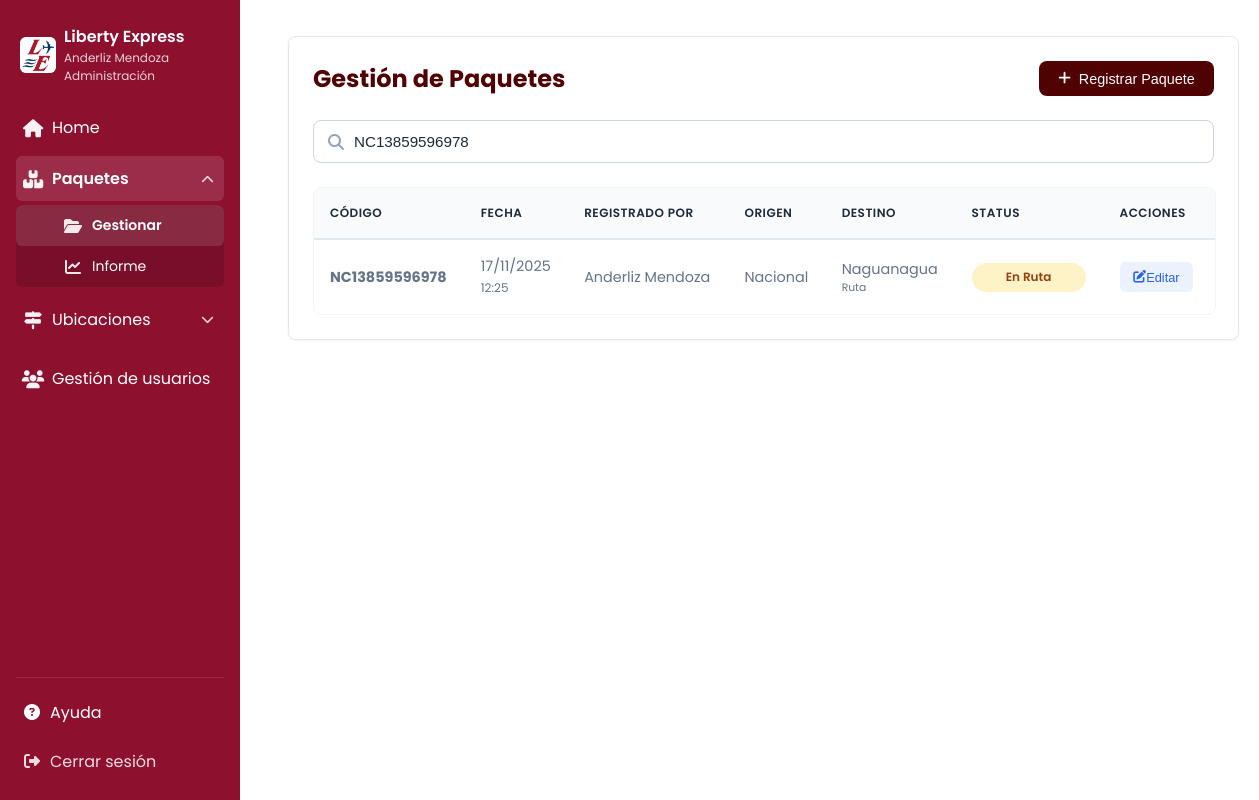
Screenshot of /paquetes/gestion.php?buscar=NC13859596978 (signed in) with the database file from the repository.
### tables this page shows
CREATE TABLE `paquete` (
  `Codigo` varchar(50) NOT NULL,
  `Origen_id` int(11) NOT NULL,
  `Fecha_Registro` timestamp NULL DEFAULT current_timestamp(),
  `Tipo_Destino_ID` varchar(50) NOT NULL,
  `Destino_id` int(11) NOT NULL,
  `Usuario_id` int(11) NOT NULL,
  `Status` varchar(20) DEFAULT 'Registrado',
  `Estado` int(1) NOT NULL DEFAULT 1
);

CREATE TABLE `usuario` (
  `id` int(11) NOT NULL,
  `nombre` varchar(30) NOT NULL,
  `apellido` varchar(30) NOT NULL,
  `turno` int(11) NOT NULL,
  `correo` varchar(255) NOT NULL,
  `contraseña` varchar(100) NOT NULL,
  `estado` int(11) NOT NULL,
  `rol_id` int(11) NOT NULL,
  `requiere_cambio` int(1) NOT NULL DEFAULT 1,
  `token_password` varchar(100) DEFAULT NULL,
  `token_expiracion` datetime DEFAULT NULL
);

CREATE TABLE `origen` (
  `Origen_id` int(11) NOT NULL,
  `Nombre` varchar(100) NOT NULL
);

CREATE TABLE `destino` (
  `Destino_id` int(11) NOT NULL,
  `Nombre` varchar(100) NOT NULL,
  `Modalidad` varchar(50) DEFAULT NULL,
  `Estado` varchar(50) DEFAULT NULL
);

### paquetes/gestion.php (the view, shortened to what this page needs)
<?php
include($_SERVER['DOCUMENT_ROOT'] . '/liberty/app/db/connect.php');
$buscar = $_GET['buscar'] ?? '';
$es_ajax = isset($_GET['ajax_mode']);
$sql = "
    SELECT
        p.Codigo,
        p.Fecha_Registro,
        p.Status,
        p.Estado,
        p.Tipo_Destino_ID,
        p.Origen_id,
        p.Destino_id,
        o.Nombre AS OrigenNombre,
        d.Nombre AS DestinoNombre,
        d.Modalidad AS DestinoModalidad,
        u.nombre AS UserNombre,
        u.apellido AS UserApellido
    FROM
        Paquete p
    JOIN
        Origen o ON p.Origen_id = o.Origen_id
    JOIN
        Destino d ON p.Destino_id = d.Destino_id
    JOIN
        usuario u ON p.Usuario_id = u.id
";
$params = [];
if (!empty($buscar)) {
    $sql .= "
    WHERE
        (p.Codigo LIKE ? OR
        o.Nombre LIKE ? OR
        d.Nombre LIKE ? OR
        p.Status LIKE ? OR
        u.nombre LIKE ? OR
        u.apellido LIKE ?)
    ";
    $like_term = '%' . $buscar . '%';
    $params = [$like_term, $like_term, $like_term, $like_term, $like_term, $like_term];
}
$sql .= " ORDER BY p.Fecha_Registro DESC";
try {
    $stmt = $conn->prepare($sql);
    $stmt->execute($params);
    $paquetes = $stmt->fetchAll(PDO::FETCH_OBJ);
} catch (PDOException $e) {
    if ($es_ajax) die("Error");
    die("Error al consultar datos: " . $e->getMessage());
}
?>
<!DOCTYPE html>
<html lang="es">
<head>
    <link rel="stylesheet" href="/liberty/app/assets/css/tables.css">
    <link rel="stylesheet" href="/liberty/app/assets/css/forms.css">
    <link rel="stylesheet" href="/liberty/app/assets/css/modal.css">
    <link rel="stylesheet" href="https://cdnjs.cloudflare.com/ajax/libs/font-awesome/6.4.0/css/all.min.css">
</head>
<body>
    <div class="app-wrap">
        <?php include($_SERVER['DOCUMENT_ROOT'] . '/liberty/app/includes/menu.php'); ?>
        <main class="main-content">
            <div class="table-container">
                <div class="table-header">
                    <h1>Gestión de Paquetes</h1>
                    <button id="btn-open-crear" class="btn-primary">
                        <i class="fas fa-plus"></i> Registrar Paquete
                    </button>
                </div>
                <div style="margin-bottom: 1.5rem; position: relative;">
                    <i class="fas fa-search" style="position: absolute; left: 15px; top: 50%; transform: translateY(-50%); color: #94a3b8;"></i>
                    <input type="text" id="input-busqueda-realtime" class="form-control"
                           style="padding-left: 40px;"
                           placeholder="Buscar por código, usuario, origen..."
                           value="<?php echo htmlspecialchars($buscar); ?>" autocomplete="off">
                </div>
                <div class="table-responsive">
                    <table class="data-table">
                        <thead>
                            <tr>
                                <th>Código</th>
                                <th>Fecha</th>
                                <th>Registrado Por</th> <th>Origen</th>
                                <th>Destino</th>
                                <th>Status</th>
                                <th>Acciones</th>
                            </tr>
                        </thead>
                        <tbody id="tabla-resultados">
                            <?php if (empty($paquetes)): ?>
                                <tr><td colspan="7" style="text-align:center; padding: 20px;">No hay paquetes registrados.</td></tr>
                            <?php else: ?>
                                <?php foreach ($paquetes as $paquete): ?>
                                    <?php
                                        $filaStyle = ($paquete->Estado == 0) ? 'opacity: 0.6; background-color: #f1f5f9;' : '';
                                        $status_limpio = strtolower(str_replace([' ', 'ó'], ['', 'o'], $paquete->Status));
                                    ?>
                                    <tr class="filterable-row" style="<?php echo $filaStyle; ?>">
                                        <td>
                                            <strong><?php echo htmlspecialchars($paquete->Codigo); ?></strong>
                                        </td>
                                        <td>
                                            <?php echo date('d/m/Y', strtotime($paquete->Fecha_Registro)); ?><br>
                                            <small><?php echo date('H:i', strtotime($paquete->Fecha_Registro)); ?></small>
                                        </td>
                                        <td><?php echo htmlspecialchars($paquete->UserNombre . ' ' . $paquete->UserApellido); ?></td>
                                        <td><?php echo htmlspecialchars($paquete->OrigenNombre); ?></td>
                                        <td>
                                            <?php echo htmlspecialchars($paquete->DestinoNombre); ?>
                                            <div style="font-size: 0.75em; color: #64748b;">
                                                <?php echo htmlspecialchars($paquete->DestinoModalidad); ?>
                                            </div>
                                        </td>
                                        <td>
                                            <span class="status-badge status-<?php echo $status_limpio; ?>">
                                                <?php echo htmlspecialchars($paquete->Status); ?>
                                            </span>
                                        </td>
                                        <td>
                                            <button class="btn-action edit btn-open-editar"
                                                data-codigo="<?php echo htmlspecialchars($paquete->Codigo); ?>"
                                                data-origen="<?php echo $paquete->Origen_id; ?>"
                                                data-tipo="<?php echo htmlspecialchars($paquete->Tipo_Destino_ID); ?>"
                                                data-destino="<?php echo $paquete->Destino_id; ?>"
                                                data-status="<?php echo htmlspecialchars($paquete->Status); ?>"
                                                data-estado="<?php echo $paquete->Estado; ?>"
                                                title="Editar Paquete Completo">
                                                <i class="fas fa-edit"></i> Editar
                                            </button>
                                        </td>
                                    </tr>
                                <?php endforeach; ?>
                            <?php endif; ?>
                        </tbody>
                    </table>
                </div>
            </div>
        </main>
    </div>
</body>
</html>

### app/assets/css/tables.css (style rules this page uses)
:root { --primary: #500101; --primary-light: #7a1e1e; --primary-soft: rgba(80, 1, 1, 0.1); --text-dark: #1e293b; --text-gray: #64748b; --bg-body: #f1f5f9; --white: #ffffff; --radius: 12px; --shadow-sm: 0 1px 2px 0 rgba(0, 0, 0, 0.05); }
.table-container { max-width: 100%; margin: 1rem 0; padding: 1.5rem; background: var(--white); border-radius: var(--radius); box-shadow: var(--shadow-sm); border: 1px solid #e2e8f0; }
.table-header { display: flex; justify-content: space-between; align-items: center; margin-bottom: 1.5rem; flex-wrap: wrap; gap: 1rem; }
.table-header h1 { color: var(--primary); font-size: 1.5rem; margin: 0; font-weight: 700; }
.btn-primary { background: var(--primary); color: var(--white); border: none; padding: 0.6rem 1.2rem; font-size: 0.9rem; font-weight: 500; border-radius: 8px; cursor: pointer; text-decoration: none; display: inline-flex; align-items: center; gap: 0.5rem; transition: all 0.2s; }
.table-responsive { width: 100%; overflow-x: auto; border-radius: 8px; border: 1px solid #f1f5f9; }
.data-table { width: 100%; border-collapse: collapse; font-size: 0.9rem; white-space: nowrap; }
.data-table thead th { background-color: #f8fafc; color: var(--text-dark); font-weight: 600; text-align: left; padding: 1rem; border-bottom: 2px solid #e2e8f0; text-transform: uppercase; font-size: 0.75rem; letter-spacing: 0.5px; }
.data-table tbody td { padding: 1rem; color: var(--text-gray); border-bottom: 1px solid #f1f5f9; vertical-align: middle; }
.data-table tbody tr:last-child td { border-bottom: none; }
.btn-action { display: inline-flex; align-items: center; justify-content: center; padding: 0.4rem 0.8rem; border-radius: 6px; font-size: 0.8rem; font-weight: 500; text-decoration: none; transition: all 0.2s; margin-right: 0.25rem; border: 1px solid transparent; }
.btn-action.edit { background-color: rgba(59, 130, 246, 0.1); color: #2563eb; }
.status-badge { padding: 0.35rem 0.75rem; border-radius: 50px; font-size: 0.75rem; font-weight: 600; display: inline-block; text-align: center; min-width: 90px; }
.status-enruta { background-color: #fef3c7; color: #92400e; }

### app/assets/css/forms.css (style rules this page uses)
:root { --primary: #500101; --text-dark: #1e293b; --text-gray: #64748b; --border: #cbd5e1; --radius: 8px; }
.form-control { width: 100%; padding: 0.75rem 1rem; font-size: 0.95rem; color: var(--text-dark); background-color: #fff; border: 1px solid var(--border); border-radius: var(--radius); transition: all 0.2s ease-in-out; box-sizing: border-box; }

### app/assets/css/sidebar.css (style rules this page uses)
:root { --sidebar-width: 240px; --bg: #8d102f; --accent: #ffffff; --text: #ffffff; }
body { font-family: 'Poppins', system-ui, -apple-system, 'Segoe UI', Roboto, 'Helvetica Neue', Arial, sans-serif; margin: 0; }
.app-wrap { display: flex; }
.main-content { margin-left: var(--sidebar-width); flex: 1; padding: 20px; }

### rows the page displays
paquete: Codigo "NC13859596978", Fecha_Registro "17/11/2025", Fecha_Registro "12:25", Usuario.apellido "Anderliz Mendoza", Origen.Nombre "Nacional", Destino.Nombre "Naguanagua", Destino.Modalidad "Ruta", Status "En Ruta"

### other values shown
$_SESSION['user_nombre'] "Anderliz"
$_SESSION['user_apellido'] "Mendoza"
